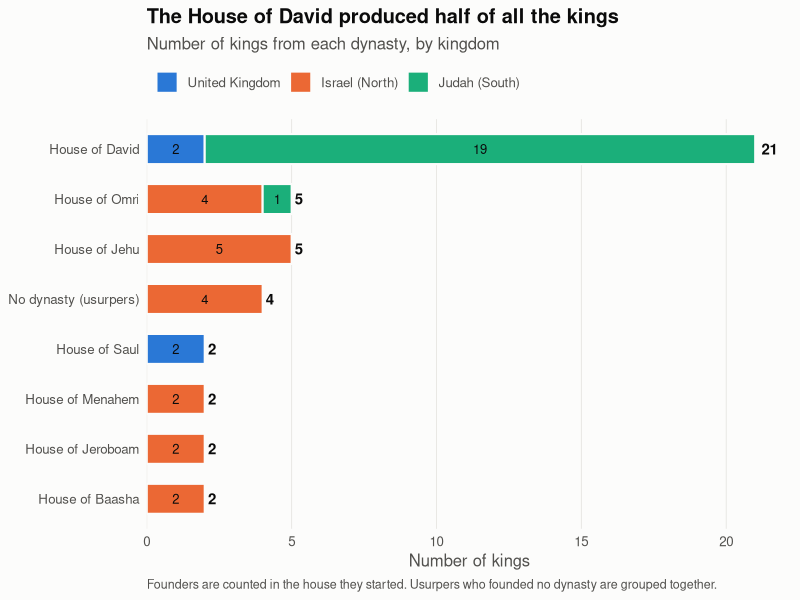
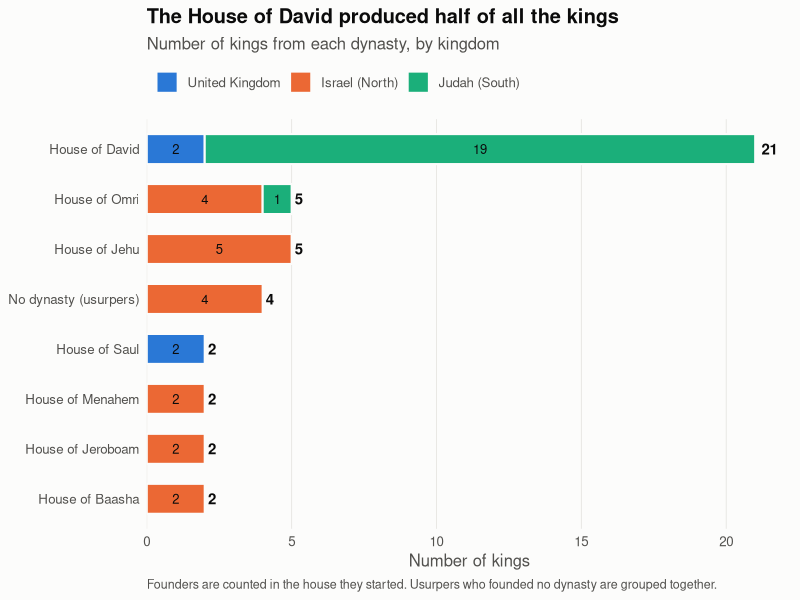

These charts were generated, in order, by the following R code:
library(tidyverse)

#### loading the data set ##########
Monarchs <- read_csv("IsraelMonarchs_v2.csv")

#### cleaning the dynasty column ##########
kingdom_cols <- c("United Kingdom" = "#2a78d6",
                  "Israel (North)" = "#eb6834",
                  "Judah (South)"  = "#1baf7a")

dynasties <- Monarchs %>%
  mutate(Kingdom = recode(Kingdom,
                          "United Kingdom of Israel"   = "United Kingdom",
                          "Northern Kingdom of Israel" = "Israel (North)",
                          "Southern Kingdom (Judah)"   = "Judah (South)"),
         Kingdom = factor(Kingdom, levels = names(kingdom_cols)),
         # founders belong to the house they started, e.g. Omri -> House of Omri
         Dynasty = case_when(`Dynasty/House` == "Founder" ~
                               paste("House of", word(`Name of King`, 1)),
                             `Dynasty/House` == "Usurper" ~ "No dynasty (usurpers)",
                             TRUE ~ `Dynasty/House`))

#### counting kings per dynasty ##########
dynasty_counts <- dynasties %>%
  count(Dynasty, Kingdom) %>%
  group_by(Dynasty) %>%
  mutate(total = sum(n)) %>%
  ungroup() %>%
  mutate(Dynasty = fct_reorder(Dynasty, total))

dynasty_totals <- dynasty_counts %>% distinct(Dynasty, total)

#### chart ##########
dynasty_chart <- ggplot(dynasty_counts, aes(x = n, y = Dynasty, fill = Kingdom)) +
  geom_col(width = 0.6, colour = "#fcfcfb", linewidth = 0.7,
           position = position_stack(reverse = TRUE)) +
  geom_text(aes(label = n), position = position_stack(vjust = 0.5, reverse = TRUE),
            colour = "#0b0b0b", size = 3.3) +
  geom_text(data = dynasty_totals, aes(x = total, y = Dynasty, label = total),
            inherit.aes = FALSE, hjust = -0.4, colour = "#0b0b0b",
            size = 3.8, fontface = "bold") +
  scale_fill_manual(values = kingdom_cols) +
  scale_x_continuous(expand = expansion(mult = c(0, 0.06))) +
  labs(title = "The House of David produced half of all the kings",
       subtitle = "Number of kings from each dynasty, by kingdom",
       caption = "Founders are counted in the house they started. Usurpers who founded no dynasty are grouped together.",
       x = "Number of kings", y = NULL, fill = NULL) +
  theme_minimal(base_size = 12) +
  theme(plot.background    = element_rect(fill = "#fcfcfb", colour = NA),
        panel.grid.major.y = element_blank(),
        panel.grid.minor   = element_blank(),
        panel.grid.major.x = element_line(colour = "#e6e5e1", linewidth = 0.3),
        plot.title         = element_text(face = "bold", colour = "#0b0b0b"),
        plot.subtitle      = element_text(colour = "#52514e"),
        plot.caption       = element_text(colour = "#52514e", hjust = 0, size = 9),
        axis.text          = element_text(colour = "#52514e"),
        axis.title.x       = element_text(colour = "#52514e"),
        legend.position    = "top",
        legend.justification = "left",
        legend.text        = element_text(colour = "#52514e"))

dynasty_chart

ggsave("Kings_by_dynasty.png", dynasty_chart, width = 8, height = 5, dpi = 200)
